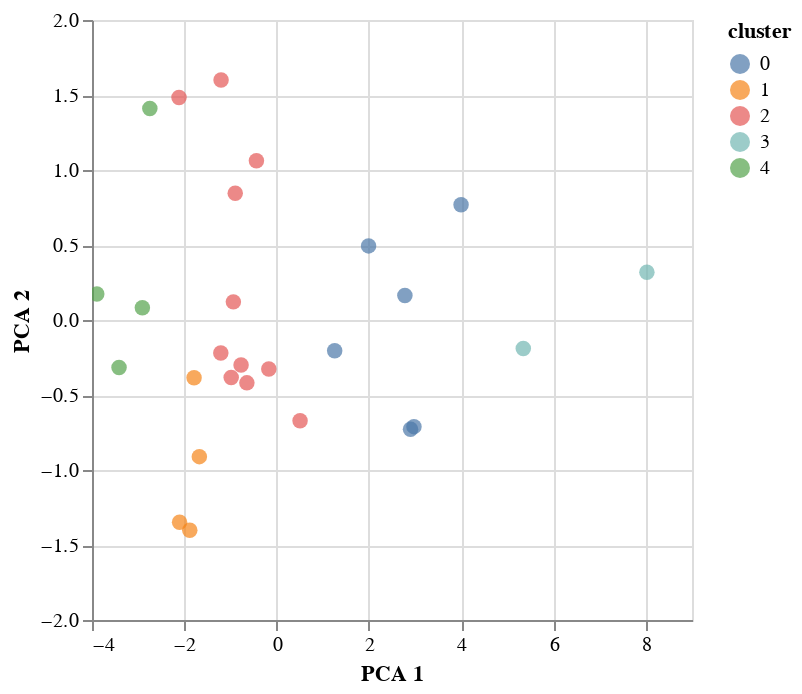

Write notebook code for a chart like this one.
### Code cell
# visualize using altair
import altair as alt

alt.Chart(final_df).mark_circle(size=60).encode(
    x='PCA 1',
    y='PCA 2',
    color='cluster:N',
    tooltip=['Team', 'cluster', 'Gls', 'Gls_Conceded',  'Poss', 'PCA 1', 'PCA 2']
).interactive()

### Figure 1 — Vega-Lite specification as saved in the notebook (floating-point values rounded to 4 significant figures)
{"config": {"view": {"continuousWidth": 300, "continuousHeight": 300}}, "data": {"name": "data-3ac18c150b7d0824dba227924723a9c8"}, "mark": {"type": "circle", "size": 60}, "encoding": {"color": {"field": "cluster", "type": "nominal"}, "tooltip": [{"field": "Team", "type": "nominal"}, {"field": "cluster", "type": "quantitative"}, {"field": "Gls", "type": "quantitative"}, {"field": "Gls_Conceded", "type": "quantitative"}, {"field": "Poss", "type": "quantitative"}, {"field": "PCA 1", "type": "quantitative"}, {"field": "PCA 2", "type": "quantitative"}], "x": {"field": "PCA 1", "type": "quantitative"}, "y": {"field": "PCA 2", "type": "quantitative"}}, "params": [{"name": "param_9", "select": {"type": "interval", "encodings": ["x", "y"]}, "bind": "scales"}], "$schema": "https://vega.github.io/schema/vega-lite/v5.8.0.json", "datasets": {"data-3ac18c150b7d0824dba227924723a9c8": [{"Team": "Arsenal", "index": 0, "Poss": 56.7, "Gls": 62.75, "Ast": 46.5, "PrgC": 839.0, "PrgP": 1874.0, "Gls_Conceded": 46.0, "Ast_Conceded": 31.25, "PrgC_Conceded": 670.8, "PrgP_Conceded": 1253.0, "cluster": 0, "PCA 1": 2.779, "PCA 2": 0.1635}, {"Team": "Aston Villa", "index": 1, "Poss": 46.3, "Gls": 46.0, "Ast": 35.0, "PrgC": 634.0, "PrgP": 1334.0, "Gls_Conceded": 55.5, "Ast_Conceded": 37.0, "PrgC_Conceded": 782.0, "PrgP_Conceded": 1686.0, "cluster": 2, "PCA 1": -0.6442, "PCA 2": -0.4191}, {"Team": "Bournemouth", "index": 2, "Poss": 46.37, "Gls": 46.0, "Ast": 34.33, "PrgC": 680.3, "PrgP": 1406.0, "Gls_Conceded": 64.0, "Ast_Conceded": 45.67, "PrgC_Conceded": 728.0, "PrgP_Conceded": 1670.0, "cluster": 2, "PCA 1": -0.8964, "PCA 2": 0.8455}, {"Team": "Brighton", "index": 3, "Poss": 47.35, "Gls": 35.5, "Ast": 24.25, "PrgC": 588.0, "PrgP": 1393.0, "Gls_Conceded": 51.25, "Ast_Conceded": 36.75, "PrgC_Conceded": 758.5, "PrgP_Conceded": 1572.0, "cluster": 2, "PCA 1": -0.7698, "PCA 2": -0.3}, {"Team": "Burnley", "index": 4, "Poss": 42.23, "Gls": 37.75, "Ast": 27.0, "PrgC": 419.5, "PrgP": 1009.0, "Gls_Conceded": 51.25, "Ast_Conceded": 39.25, "PrgC_Conceded": 881.0, "PrgP_Conceded": 1626.0, "cluster": 1, "PCA 1": -2.103, "PCA 2": -1.348}, {"Team": "Cardiff City", "index": 5, "Poss": 35.4, "Gls": 33.0, "Ast": 20.0, "PrgC": 434.0, "PrgP": 918.0, "Gls_Conceded": 69.0, "Ast_Conceded": 53.0, "PrgC_Conceded": 872.0, "PrgP_Conceded": 1723.0, "cluster": 4, "PCA 1": -3.896, "PCA 2": 0.1733}, {"Team": "Chelsea", "index": 6, "Poss": 59.95, "Gls": 61.5, "Ast": 44.5, "PrgC": 995.2, "PrgP": 1962.0, "Gls_Conceded": 40.25, "Ast_Conceded": 29.5, "PrgC_Conceded": 511.0, "PrgP_Conceded": 1185.0, "cluster": 0, "PCA 1": 3.996, "PCA 2": 0.7686}, {"Team": "Crystal Palace", "index": 7, "Poss": 43.95, "Gls": 40.0, "Ast": 27.0, "PrgC": 655.0, "PrgP": 1280.0, "Gls_Conceded": 54.75, "Ast_Conceded": 39.5, "PrgC_Conceded": 751.5, "PrgP_Conceded": 1779.0, "cluster": 2, "PCA 1": -1.209, "PCA 2": -0.2205}, {"Team": "Everton", "index": 8, "Poss": 48.1, "Gls": 45.5, "Ast": 31.0, "PrgC": 600.2, "PrgP": 1339.0, "Gls_Conceded": 50.5, "Ast_Conceded": 36.75, "PrgC_Conceded": 716.5, "PrgP_Conceded": 1509.0, "cluster": 2, "PCA 1": -0.1688, "PCA 2": -0.326}, {"Team": "Fulham", "index": 9, "Poss": 49.25, "Gls": 29.5, "Ast": 21.0, "PrgC": 677.5, "PrgP": 1420.0, "Gls_Conceded": 65.5, "Ast_Conceded": 46.5, "PrgC_Conceded": 687.5, "PrgP_Conceded": 1522.0, "cluster": 2, "PCA 1": -1.203, "PCA 2": 1.6}, {"Team": "Huddersfield", "index": 10, "Poss": 46.45, "Gls": 23.0, "Ast": 16.0, "PrgC": 614.0, "PrgP": 1229.0, "Gls_Conceded": 66.0, "Ast_Conceded": 48.5, "PrgC_Conceded": 678.0, "PrgP_Conceded": 1630.0, "cluster": 2, "PCA 1": -2.115, "PCA 2": 1.483}, {"Team": "Leeds United", "index": 11, "Poss": 57.3, "Gls": 60.0, "Ast": 45.0, "PrgC": 811.0, "PrgP": 1633.0, "Gls_Conceded": 52.0, "Ast_Conceded": 36.0, "PrgC_Conceded": 720.0, "PrgP_Conceded": 1201.0, "cluster": 0, "PCA 1": 1.992, "PCA 2": 0.494}, {"Team": "Leicester City", "index": 12, "Poss": 52.58, "Gls": 57.5, "Ast": 41.25, "PrgC": 703.0, "PrgP": 1471.0, "Gls_Conceded": 48.25, "Ast_Conceded": 34.5, "PrgC_Conceded": 685.8, "PrgP_Conceded": 1398.0, "cluster": 0, "PCA 1": 1.258, "PCA 2": -0.2057}, {"Team": "Liverpool", "index": 13, "Poss": 61.77, "Gls": 79.0, "Ast": 56.25, "PrgC": 923.0, "PrgP": 2060.0, "Gls_Conceded": 33.5, "Ast_Conceded": 22.75, "PrgC_Conceded": 521.2, "PrgP_Conceded": 1018.0, "cluster": 3, "PCA 1": 5.344, "PCA 2": -0.1905}, {"Team": "Manchester City", "index": 14, "Poss": 67.15, "Gls": 94.0, "Ast": 70.0, "PrgC": 1232.0, "PrgP": 2378.0, "Gls_Conceded": 28.25, "Ast_Conceded": 18.25, "PrgC_Conceded": 431.5, "PrgP_Conceded": 791.5, "cluster": 3, "PCA 1": 8.023, "PCA 2": 0.3179}, {"Team": "Manchester Utd", "index": 15, "Poss": 55.23, "Gls": 66.75, "Ast": 46.75, "PrgC": 881.0, "PrgP": 1713.0, "Gls_Conceded": 38.5, "Ast_Conceded": 26.75, "PrgC_Conceded": 687.0, "PrgP_Conceded": 1308.0, "cluster": 0, "PCA 1": 2.976, "PCA 2": -0.711}, {"Team": "Newcastle Utd", "index": 16, "Poss": 39.98, "Gls": 40.25, "Ast": 29.25, "PrgC": 504.8, "PrgP": 969.2, "Gls_Conceded": 51.5, "Ast_Conceded": 35.75, "PrgC_Conceded": 788.8, "PrgP_Conceded": 1841.0, "cluster": 1, "PCA 1": -1.881, "PCA 2": -1.402}, {"Team": "Norwich City", "index": 17, "Poss": 49.3, "Gls": 25.0, "Ast": 18.0, "PrgC": 673.0, "PrgP": 1169.0, "Gls_Conceded": 72.0, "Ast_Conceded": 50.0, "PrgC_Conceded": 846.0, "PrgP_Conceded": 1793.0, "cluster": 4, "PCA 1": -2.747, "PCA 2": 1.41}, {"Team": "Sheffield Utd", "index": 18, "Poss": 42.4, "Gls": 27.5, "Ast": 19.0, "PrgC": 492.0, "PrgP": 1274.0, "Gls_Conceded": 49.5, "Ast_Conceded": 36.5, "PrgC_Conceded": 834.0, "PrgP_Conceded": 1513.0, "cluster": 1, "PCA 1": -1.674, "PCA 2": -0.9109}, {"Team": "Southampton", "index": 19, "Poss": 48.9, "Gls": 44.5, "Ast": 28.75, "PrgC": 637.8, "PrgP": 1368.0, "Gls_Conceded": 61.0, "Ast_Conceded": 44.25, "PrgC_Conceded": 642.8, "PrgP_Conceded": 1469.0, "cluster": 2, "PCA 1": -0.4376, "PCA 2": 1.062}, {"Team": "Stoke City", "index": 20, "Poss": 41.4, "Gls": 34.0, "Ast": 28.0, "PrgC": 477.0, "PrgP": 1150.0, "Gls_Conceded": 66.0, "Ast_Conceded": 49.0, "PrgC_Conceded": 889.0, "PrgP_Conceded": 1749.0, "cluster": 4, "PCA 1": -2.909, "PCA 2": 0.08209}, {"Team": "Swansea City", "index": 21, "Poss": 45.3, "Gls": 27.0, "Ast": 20.0, "PrgC": 596.0, "PrgP": 1194.0, "Gls_Conceded": 54.0, "Ast_Conceded": 37.0, "PrgC_Conceded": 765.0, "PrgP_Conceded": 1838.0, "cluster": 1, "PCA 1": -1.789, "PCA 2": -0.3857}, {"Team": "Tottenham", "index": 22, "Poss": 56.1, "Gls": 64.5, "Ast": 46.75, "PrgC": 775.8, "PrgP": 1683.0, "Gls_Conceded": 39.5, "Ast_Conceded": 25.25, "PrgC_Conceded": 633.5, "PrgP_Conceded": 1324.0, "cluster": 0, "PCA 1": 2.901, "PCA 2": -0.7286}, {"Team": "Watford", "index": 23, "Poss": 46.43, "Gls": 42.67, "Ast": 29.0, "PrgC": 604.3, "PrgP": 1306.0, "Gls_Conceded": 60.0, "Ast_Conceded": 39.33, "PrgC_Conceded": 763.7, "PrgP_Conceded": 1550.0, "cluster": 2, "PCA 1": -0.9372, "PCA 2": 0.1208}, {"Team": "West Brom", "index": 24, "Poss": 39.3, "Gls": 32.0, "Ast": 22.0, "PrgC": 474.0, "PrgP": 1066.0, "Gls_Conceded": 63.5, "Ast_Conceded": 48.0, "PrgC_Conceded": 917.0, "PrgP_Conceded": 1863.0, "cluster": 4, "PCA 1": -3.414, "PCA 2": -0.3169}, {"Team": "West Ham", "index": 25, "Poss": 45.28, "Gls": 52.0, "Ast": 36.0, "PrgC": 644.5, "PrgP": 1329.0, "Gls_Conceded": 55.75, "Ast_Conceded": 42.75, "PrgC_Conceded": 847.8, "PrgP_Conceded": 1724.0, "cluster": 2, "PCA 1": -0.9841, "PCA 2": -0.3827}, {"Team": "Wolves", "index": 26, "Poss": 48.13, "Gls": 43.0, "Ast": 30.0, "PrgC": 800.3, "PrgP": 1324.0, "Gls_Conceded": 43.33, "Ast_Conceded": 31.33, "PrgC_Conceded": 716.7, "PrgP_Conceded": 1519.0, "cluster": 2, "PCA 1": 0.508, "PCA 2": -0.6717}]}}
